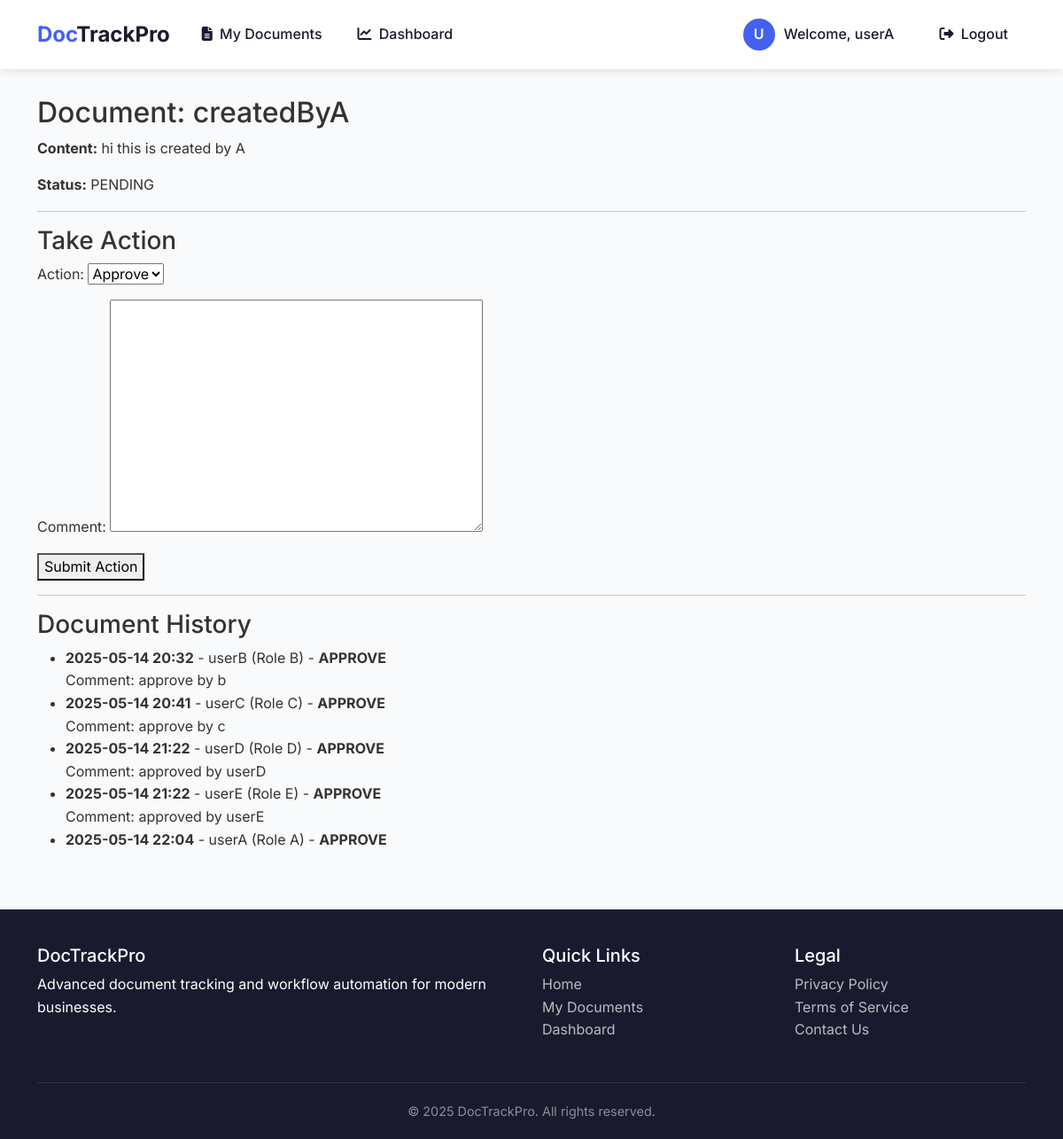
Page /1/action/ (signed in) on the committed database.
### tracking/models.py (models this page shows, shortened)
class CustomUser(AbstractUser):
    ROLE_CHOICES = [
        ('A', 'User A'),
        ('B', 'User B'),
        ('C', 'User C'),
        ('D', 'User D'),
        ('E', 'User E'),
    ]
    role = models.CharField(max_length=1, choices=ROLE_CHOICES)

class Document(models.Model):
    title = models.CharField(max_length=255)
    content = models.TextField()
    created_by = models.ForeignKey(CustomUser, related_name='created_documents', on_delete=models.CASCADE)
    current_handler = models.ForeignKey(CustomUser, related_name='handling_documents', on_delete=models.SET_NULL, null=True, blank=True)
    status = models.CharField(max_length=20, choices=[
        ('PENDING', 'Pending'),
        ('REJECTED', 'Rejected'),
        ('APPROVED', 'Approved'),
        ('COMPLETED', 'Completed'),
    ], default='PENDING')
    created_at = models.DateTimeField(auto_now_add=True)
    serial_number = models.CharField(max_length=20, unique=True, blank=True, null=True)
    sent_at = models.DateTimeField(null=True, blank=True)
    last_approved_by = models.ForeignKey(
        CustomUser, null=True, blank=True, related_name='last_approver',
        on_delete=models.SET_NULL
    )

class DocumentAction(models.Model):
    document = models.ForeignKey(Document, on_delete=models.CASCADE, related_name='actions')
    user = models.ForeignKey(CustomUser, on_delete=models.CASCADE)
    action = models.CharField(max_length=10, choices=[('APPROVE', 'Approve'), ('REJECT', 'Reject')])
    comment = models.TextField(blank=True)
    timestamp = models.DateTimeField(auto_now_add=True)

### tracking/views.py (the view, shortened to what this page needs)
# urls.py: path('<int:pk>/action/', DocumentActionView.as_view(), name='document-action'),
class DocumentActionView(LoginRequiredMixin, View):
    def get(self, request, pk):
        document = get_object_or_404(Document, pk=pk)
        form = DocumentActionForm()
        actions = document.actions.all().order_by('timestamp')
        return render(request, 'tracking/document_action.html', {
            'document': document,
            'form': form,
            'actions': actions
    })

### tracking/forms.py
class DocumentActionForm(forms.Form):
    action = forms.ChoiceField(choices=[('APPROVE', 'Approve'), ('REJECT', 'Reject')])
    comment = forms.CharField(widget=forms.Textarea, required=False)

### tracking/templates/tracking/document_action.html (shortened to what this page needs)
{% extends "tracking/base.html" %}
{% block content %}
  <h2>Document: {{ document.title }}</h2>
  <p><strong>Content:</strong> {{ document.content }}</p>
  <p><strong>Status:</strong> {{ document.status }}</p>
  <hr>
  <h3>Take Action</h3>
  <form method="post">
    {{ form.as_p }}
    <button type="submit">Submit Action</button>
  </form>
  <hr>
  <h3>Document History</h3>
  {% if actions %}
    <ul>
      {% for act in actions %}
        <li>
          <strong>{{ act.timestamp|date:"Y-m-d H:i" }}</strong> -
          {{ act.user.username }} (Role {{ act.user.role }}) -
          <strong>{{ act.action }}</strong><br>
          {% if act.comment %}
            Comment: {{ act.comment }}
          {% endif %}
        </li>
      {% endfor %}
    </ul>
  {% else %}
    <p>No actions taken yet.</p>
  {% endif %}
{% endblock %}

### tracking/templates/tracking/base.html (shortened to what this page needs)
<!DOCTYPE html>
<html lang="en">
<head>
    <link href="https://cdn.jsdelivr.net/npm/bootstrap@5.3.0/dist/css/bootstrap.min.css" rel="stylesheet">
    <link rel="stylesheet" href="https://cdnjs.cloudflare.com/ajax/libs/font-awesome/6.4.0/css/all.min.css">
</head>
<body>
    <nav class="navbar navbar-expand-lg navbar-light sticky-top">
        <div class="container">
            <a class="navbar-brand" href="{% url 'home' %}"><span>Doc</span>TrackPro</a>
            <div class="collapse navbar-collapse" id="navbarNav">
                <ul class="navbar-nav me-auto">
                    {% if user.is_authenticated %}
                        <li class="nav-item">
                            <a class="nav-link {% if request.resolver_match.url_name == 'document-list' %}active{% endif %}"
                               href="{% url 'document-list' %}">
                                <i class="fas fa-file-alt me-1"></i> My Documents
                            </a>
                        </li>
                        <li class="nav-item">
                            <a class="nav-link {% if request.resolver_match.url_name == 'dashboard' %}active{% endif %}"
                               href="{% url 'dashboard' %}">
                                <i class="fas fa-chart-line me-1"></i> Dashboard
                            </a>
                        </li>
                    {% endif %}
                </ul>
                <ul class="navbar-nav">
                    {% if user.is_authenticated %}
                        <li class="nav-item d-flex align-items-center me-3">
                            <div class="user-avatar">
                                {{ user.username|first|upper }}
                            </div>
                            <span class="navbar-text d-none d-lg-block">Welcome, {{ user.username }}</span>
                        </li>
                        <li class="nav-item">
                            <a class="nav-link" href="{% url 'logout' %}">
                                <i class="fas fa-sign-out-alt me-1"></i> Logout
                            </a>
                        </li>
                    {% else %}
                        <li class="nav-item">
                            <a class="nav-link" href="{% url 'login' %}">
                                <i class="fas fa-sign-in-alt me-1"></i> Login
                            </a>
                        </li>
                    {% endif %}
                </ul>
            </div>
        </div>
    </nav>
    <main class="container">
        {% block content %}{% endblock %}
    </main>
    <footer>
        <div class="container">
            <div class="row">
                <div class="col-md-6">
                    <h5>DocTrackPro</h5>
                    <p>Advanced document tracking and workflow automation for modern businesses.</p>
                </div>
                <div class="col-md-3">
                    <h5>Quick Links</h5>
                    <ul class="list-unstyled footer-links">
                        <li><a href="{% url 'home' %}">Home</a></li>
                        {% if user.is_authenticated %}
                            <li><a href="{% url 'document-list' %}">My Documents</a></li>
                            <li><a href="{% url 'dashboard' %}">Dashboard</a></li>
                        {% else %}
                            <li><a href="{% url 'login' %}">Login</a></li>
                        {% endif %}
                    </ul>
                </div>
                <div class="col-md-3">
                    <h5>Legal</h5>
                    <ul class="list-unstyled footer-links">
                        <li><a href="#">Privacy Policy</a></li>
                        <li><a href="#">Terms of Service</a></li>
                        <li><a href="#">Contact Us</a></li>
                    </ul>
                </div>
            </div>
            <div class="copyright">
                &copy; {% now "Y" %} DocTrackPro. All rights reserved.
            </div>
        </div>
    </footer>
</body>
</html>

### tracking/templates/tracking/base.html (style rules this page uses)
:root { --primary: #4361ee; --primary-dark: #3a56d4; --secondary: #3f37c9; --dark: #1a1a2e; --light: #f8f9fa; --success: #4cc9f0; --warning: #f8961e; --danger: #f72585; }
body { font-family: 'Inter', sans-serif; color: #333; line-height: 1.6; background-color: #f9fafb; min-height: 100vh; display: flex; flex-direction: column; }
.navbar { padding: 15px 0; box-shadow: 0 2px 10px rgba(0,0,0,0.1); background-color: white !important; transition: all 0.3s ease; }
.navbar-brand { font-weight: 700; color: var(--dark) !important; font-size: 1.5rem; }
.navbar-brand span { color: var(--primary); }
.nav-link { font-weight: 500; margin: 0 8px; color: var(--dark) !important; position: relative; padding: 8px 12px !important; border-radius: 6px; transition: all 0.3s ease; }
.navbar-text { color: var(--dark) !important; font-weight: 500; margin-right: 15px; }
main { flex: 1; padding-top: 30px; padding-bottom: 50px; }
footer { background-color: var(--dark); color: white; padding: 40px 0 20px; margin-top: auto; }
.footer-links a { color: rgba(255,255,255,0.7); text-decoration: none; transition: all 0.3s ease; }
.copyright { border-top: 1px solid rgba(255,255,255,0.1); padding-top: 20px; margin-top: 30px; text-align: center; color: rgba(255,255,255,0.5); font-size: 0.9rem; }
.user-avatar { width: 36px; height: 36px; border-radius: 50%; background-color: var(--primary); color: white; display: flex; align-items: center; justify-content: center; font-weight: 600; margin-right: 10px; }

### rows in the picture
CustomUser: username|first "U", username "userA"
Document: title "createdByA", content "hi this is created by A", status "PENDING"
DocumentAction: timestamp "2025-05-14 20:32", user.username "userB", user.role "B", action "APPROVE", comment "approve by b"
DocumentAction: timestamp "2025-05-14 20:41", user.username "userC", user.role "C", action "APPROVE", comment "approve by c"
DocumentAction: timestamp "2025-05-14 21:22", user.username "userD", user.role "D", action "APPROVE", comment "approved by userD"
DocumentAction: timestamp "2025-05-14 21:22", user.username "userE", user.role "E", action "APPROVE", comment "approved by userE"
DocumentAction: timestamp "2025-05-14 22:04", user.username "userA", user.role "A", action "APPROVE"
